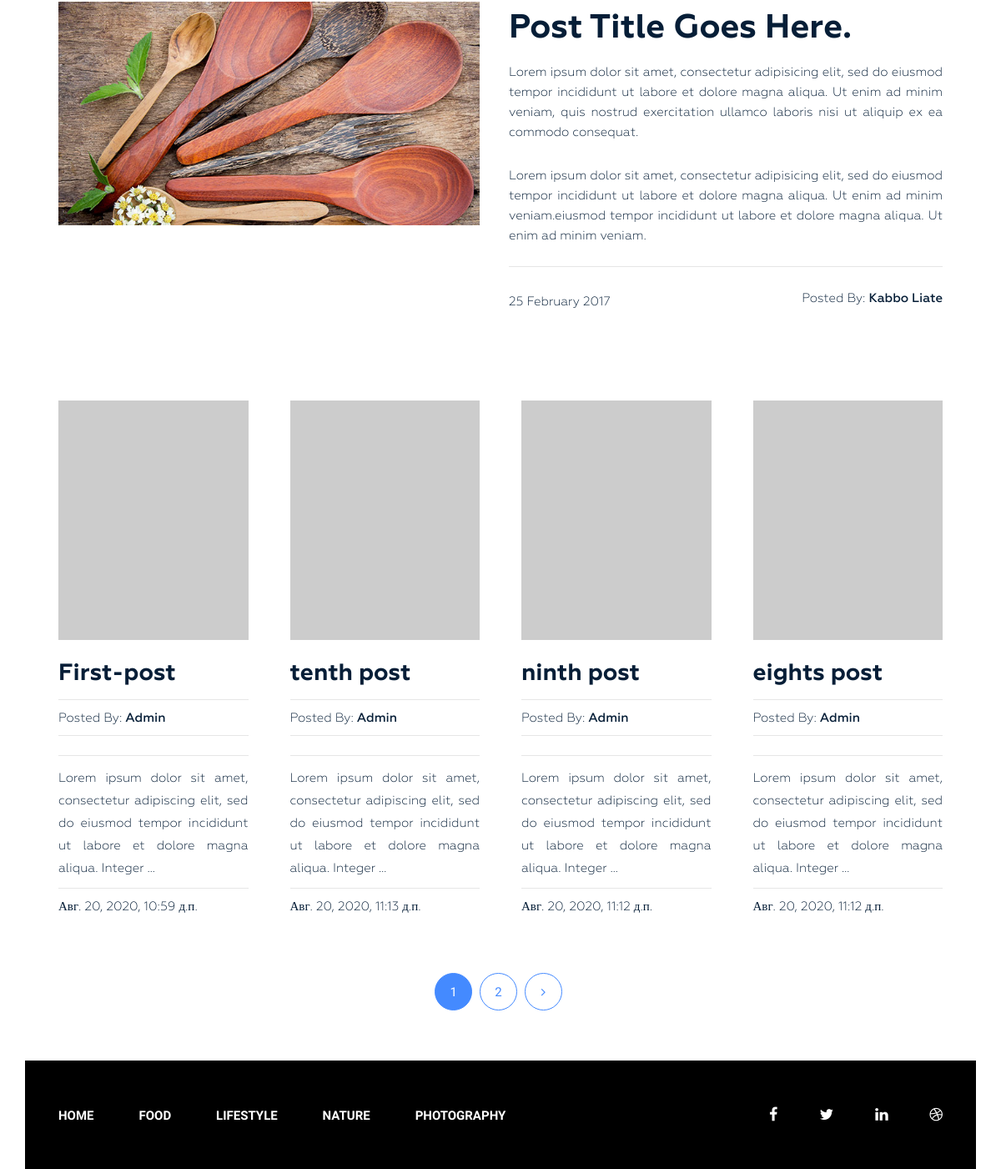
/tag/asia/ (lower part), run on an earlier commit of the app's database.
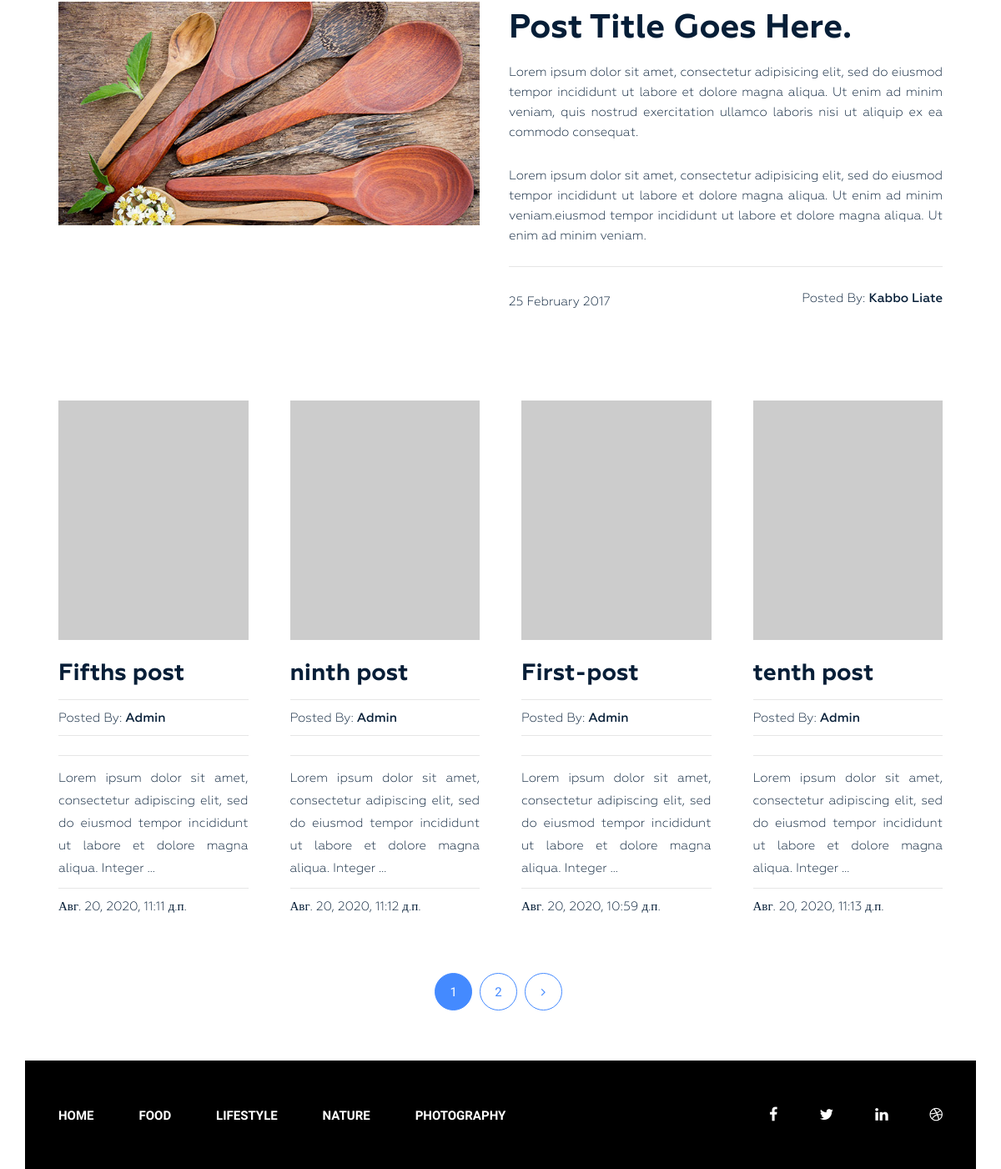
And on a later commit of the database.
### blog/models.py (models this page shows, shortened)
class Post(models.Model):
    title = models.CharField(max_length=100, verbose_name='Заголовок поста')
    content = models.TextField(blank=True, verbose_name='Содержание')
    author = models.CharField(max_length=100, verbose_name='Автор')
    photo = models.ImageField(upload_to='photo/%Y/%m/%d/', blank=True, verbose_name='Фотография')
    created_at = models.DateTimeField(auto_now_add=True, verbose_name='Создано')
    updated_at = models.DateTimeField(auto_now=True, verbose_name='Отредактировано')
    views = models.IntegerField(verbose_name='Количество просмотрров', default=0)
    category = models.ForeignKey(to=Category, on_delete=models.PROTECT, verbose_name='Категория')
    tags = models.ManyToManyField(to=Tag, blank=True, verbose_name='Теги')
    slug = models.SlugField(max_length=100, verbose_name='Post URL', unique=True)
    def get_absolute_url(self):
        return reverse('post', kwargs={'slug': self.slug})
    class Meta:
        verbose_name = 'Пост'
        verbose_name_plural = 'Посты'
        ordering = ['-updated_at']

class Category(models.Model):
    title = models.CharField(max_length=100, verbose_name='Название категории')
    slug = models.SlugField(max_length=100, verbose_name='Category URL', unique=True)
    def get_absolute_url(self):
        return reverse('category', kwargs={'slug': self.slug})
    class Meta:
        verbose_name = 'Категория'
        verbose_name_plural = 'Категории'
        ordering = ['title']

### blog/views.py (the view)
# urls.py: path('tag/<slug:slug>/', PostsByTags.as_view(), name='tag'),
class PostsByTags(ListView):
    model = Tag
    context_object_name = 'tag'
    template_name = 'blog/tag.html'
    paginate_by = 4
    allow_empty = False
    def get_queryset(self):
        return Post.objects.filter(tags__slug=self.kwargs['slug'])
    def get_context_data(self, *, object_list=None, **kwargs):
        context = super().get_context_data(**kwargs)
        context['title'] = Tag.objects.get(slug=self.kwargs['slug'])
        return context

### blog/models.py (called while the page is built)
    def __str__(self):
        return self.title

### blog/templatetags/menu_tag.py (called while the page is built)
@register.inclusion_tag('blog/tags/menu.html')
def show_menu(menu_class='menu'):
    categories = Category.objects.all()
    context = {
        'categories': categories,
        'menu_class': menu_class,
    }
    return context

### blog/templates/blog/tag.html (shortened to what this page needs)
{% extends 'base.html' %}
{% load static %}
{% block content %}
<section class="blog-post-area">
    <div class="container">
        <div class="row">
            <div class="blog-post-area-style">
                <div class="col-md-12">
                    <div class="single-post-big">
                        <div class="big-image">
                            <img src="{% static 'img/post-image1.jpg' %}" alt="">
                        </div>
                        <div class="big-text">
                            <h3><a href="#">Post Title Goes Here.</a></h3>
                            <p>Lorem ipsum dolor sit amet, consectetur adipisicing elit, sed do eiusmod tempor incididunt ut labore et dolore magna aliqua. Ut enim ad minim veniam, quis nostrud exercitation ullamco laboris nisi ut aliquip ex ea commodo consequat.</p>
                            <p>Lorem ipsum dolor sit amet, consectetur adipisicing elit, sed do eiusmod tempor incididunt ut labore et dolore magna aliqua. Ut enim ad minim veniam.eiusmod tempor incididunt ut labore et dolore magna aliqua. Ut enim ad minim veniam.</p>
                            <h4><span class="date">25 February 2017</span><span class="author">Posted By: <span class="author-name">Kabbo Liate</span></span>
                            </h4>
                        </div>
                    </div>
                </div>
                {% for i in tag %}
                <div class="col-md-3">
                    <div class="single-post">
                        {% if i.photo %}
                        <img src="{{ i.photo.url }}" alt="{{ i.title }}">
                        {% else %}
                        <img src="https://picsum.photos/id/237/300/201" alt="{{ i.title }}">
                        {% endif %}
                        <h3><a href="{{ i.get_absolute_url }}">{{ i.title }}</a></h3>
                        <h4><span>Posted By: <span class="author-name">{{ i.author }}</span></span>
                        </h4>
                        <p>{{ i.content|safe|linebreaks|truncatewords:20 }}</p>
                        <h4><span>{{ i.created_at }}</span></h4>
                    </div>
                </div>
                {% endfor %}
            </div>
        </div>
    </div>
    {% if page_obj.has_other_pages %}
    {% include 'inc/_pagination.html' %}
    {% endif %}
</section>
{% endblock %}

### blog/templates/blog/tags/menu.html
<div class="{{ menu_class }}">
    <ul>
        <li><a href="{% url 'home' %}">Home</a></li>
        {% for i in categories %}
        <li><a href="{{ i.get_absolute_url }}">{{ i.title }}</a></li>
        {% endfor %}
    </ul>
</div>

What changed in the data, as far as the page shows it:
no longer on this page (row unchanged): Post: title "eights post", author "Admin", content "Lorem ipsum dolor sit amet, consectetur adipiscing elit, sed do eiusmod tempor incididunt ut labore et dolore magna aliqua. Integer …", created_at "Авг. 20, 2020, 11:12 д.п."
now on this page (row edited): Post: title "Fifths post", author "Admin", content "Lorem ipsum dolor sit amet, consectetur adipiscing elit, sed do eiusmod tempor incididunt ut labore et dolore magna aliqua. Integer …", created_at "Авг. 20, 2020, 11:11 д.п."
changed Post "ninth post": moves up the list
